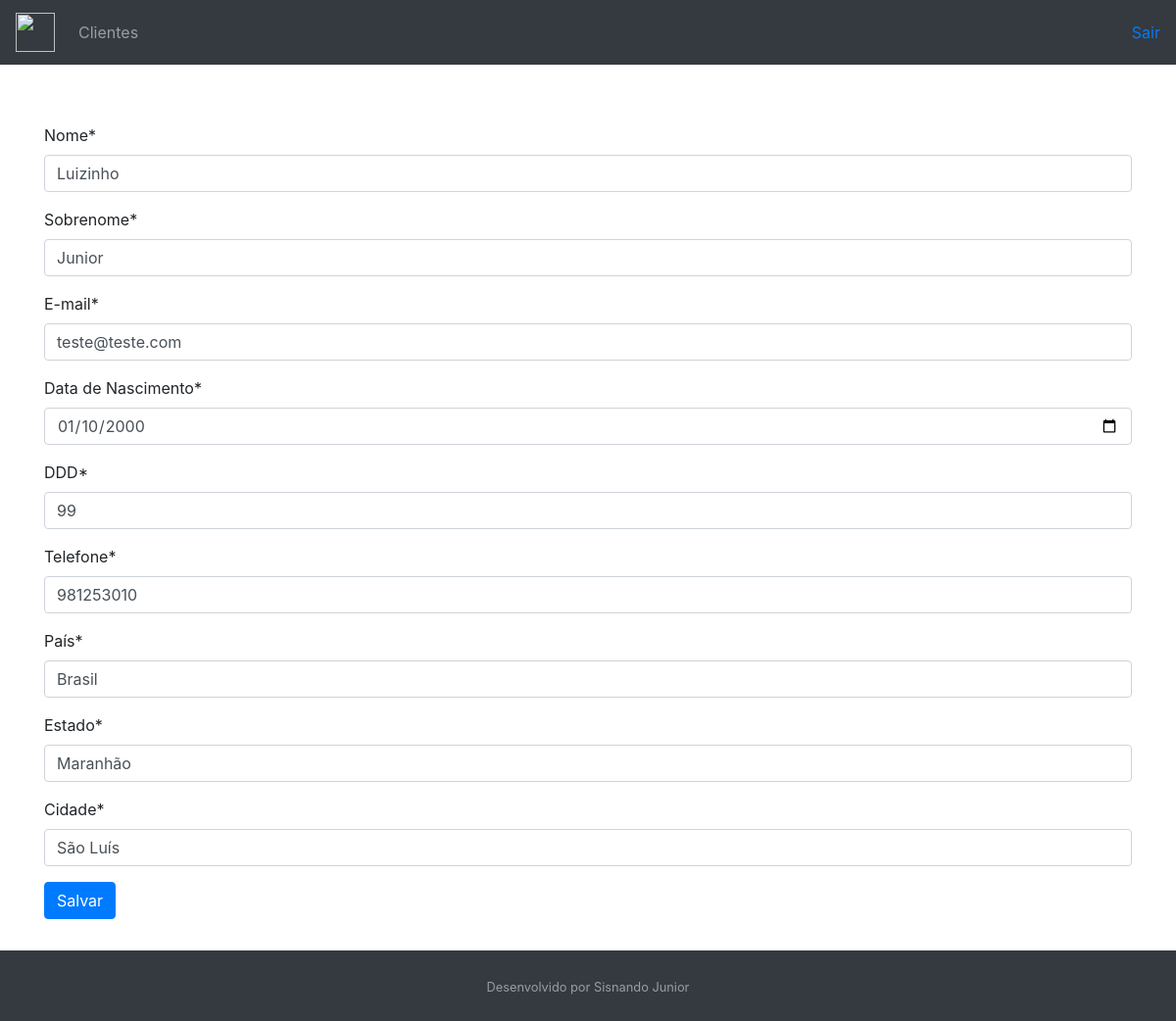
Page /customer/20/ on the committed database.
### customer/models.py (models this page shows, shortened)
class Customer(models.Model):
    first_name = models.CharField(max_length=30)
    last_name = models.CharField(max_length=50)
    email = models.EmailField()
    birth_date = models.DateField()
    area_code = models.CharField(max_length=3)
    phone_number = models.CharField(max_length=9)
    country = models.CharField(max_length=30)
    state = models.CharField(max_length=30)
    city = models.CharField(max_length=30)
    created_date = models.DateTimeField(auto_now_add=True)
    update_date = models.DateTimeField(auto_now=True)
    active = models.BooleanField(default=True)
    class Meta:
        db_table = "customer"

### customer/views.py (the view, shortened to what this page needs)
# urls.py: path("<int:pk>/", CustomerUpdateView.as_view(), name="customer-update"), #Pk=Chave Primária
class CustomerUpdateView(UpdateView):
    template_name = "customer/customer.html" #página html selecionada
    form_class = CustomerForm #Definindo o Models
    def get_object(self):
        pk = self.kwargs.get("pk")
        return get_object_or_404(Customer, pk=pk)

### customer/templates/customer/customer.html (shortened to what this page needs)
{% extends "model-page.html" %}
{% load crispy_forms_tags %}
{% block content %}
    <form method='POST'>{% csrf_token %}
        {{form|crispy}}
        <button type="submit" class="btn btn-primary" margin-top="5px">Salvar</button>
    </form>
{% endblock %}

### core/templates/model-page.html (style rules this page uses)
html, body { height: 100%; }

### rows in the picture
Customer: first_name "Luizinho", last_name "Junior", email "teste@teste.com", birth_date "01/10/2000", area_code "99", phone_number "981253010", country "Brasil", state "Maranhão", city "São Luís"
